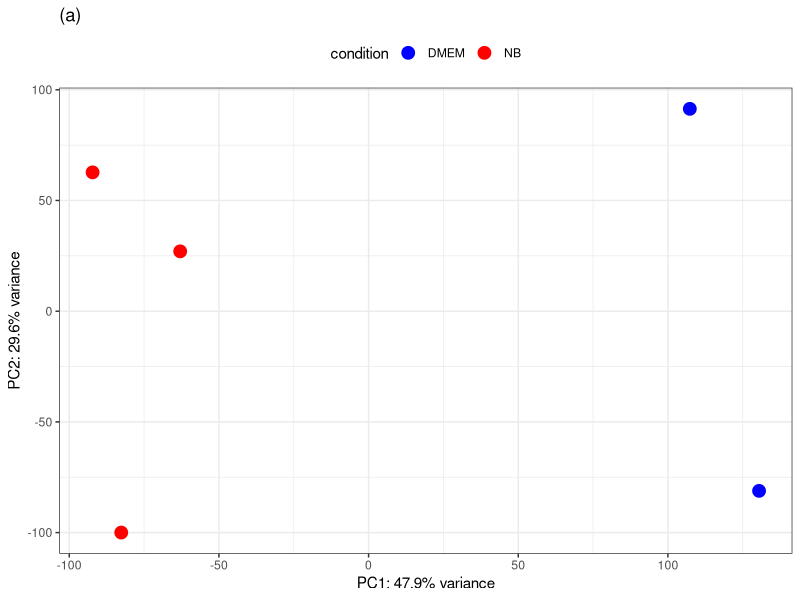
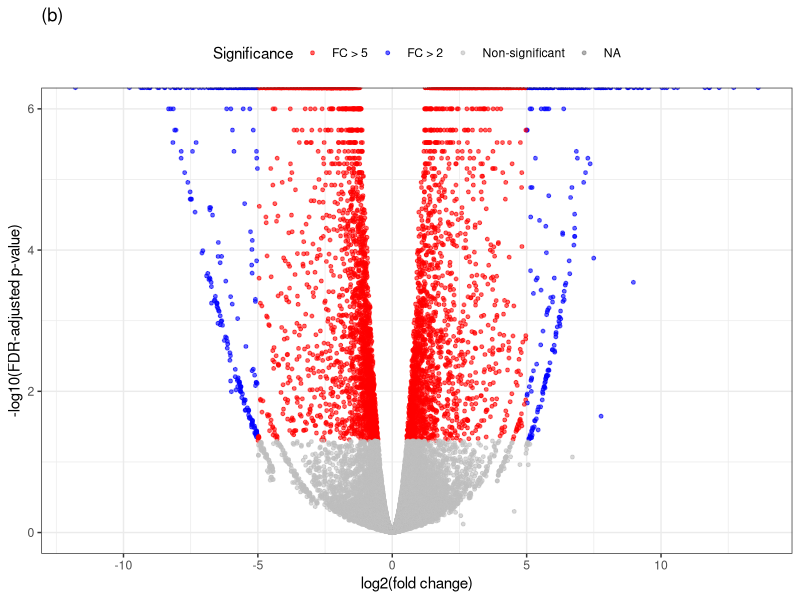
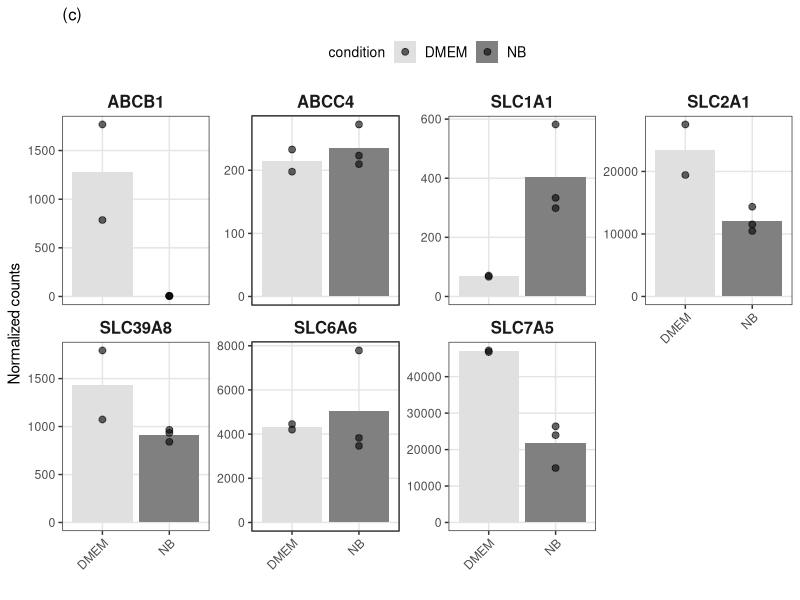

Here is the R script that generated these plots, in order: (Note: this script raises an error after producing the figures.)
# Load required libraries
library(ggplot2)
library(gridExtra)
library(dplyr)
library(tidyr)

#####################################################################
# Load Results from CSV files
#####################################################################

# Load the complete differential expression results
diff_expr <- read.csv("./data/differential_expression_results.csv", row.names=1)

# Load normalized counts and sample information
norm_counts <- read.csv("./data/normalized_counts.csv", row.names=1)
sample_info <- read.csv("./data/sample_info.csv", row.names=1)

# Clean up sample names in normalized counts
colnames(norm_counts) <- gsub("^X", "", colnames(norm_counts))
colnames(norm_counts) <- gsub("\\.", "-", colnames(norm_counts))

# Remove failed sample if present
if("3373-EN-12" %in% colnames(norm_counts)) {
    norm_counts <- norm_counts[, !colnames(norm_counts) %in% "3373-EN-12"]
}
if("3373-EN-12" %in% rownames(sample_info)) {
    sample_info <- sample_info[!rownames(sample_info) %in% "3373-EN-12", ]
}

#####################################################################
# Create PCA Plot (Panel a)
#####################################################################

# Perform PCA on normalized counts
pca_result <- prcomp(t(log2(norm_counts + 1)), scale=TRUE)
pca_data <- data.frame(
    PC1 = pca_result$x[,1],
    PC2 = pca_result$x[,2],
    condition = sample_info$condition
)

# Calculate variance
var_explained <- (pca_result$sdev^2 / sum(pca_result$sdev^2)) * 100

# Create PCA plot
pca_plot <- ggplot(pca_data, aes(x=PC1, y=PC2, color=condition)) +
    geom_point(size=4) +
    xlab(sprintf("PC1: %.1f%% variance", var_explained[1])) +
    ylab(sprintf("PC2: %.1f%% variance", var_explained[2])) +
    theme_bw() +
    scale_color_manual(values=c("DMEM"="blue", "NB"="red")) +
    theme(legend.position="top") +
    ggtitle("(a)")

#####################################################################
# Create Volcano Plot (Panel b)
#####################################################################

# Create volcano plot from differential expression results
volcano_plot <- ggplot(diff_expr, aes(x=log2FoldChange, y=-log10(padj))) +
    geom_point(aes(color=ifelse(padj < 0.05,
                               ifelse(abs(log2FoldChange) > 5,
                                      "FC > 5",
                                      "FC > 2"),
                               "Non-significant")),
               alpha=0.6, size=1) +
    scale_color_manual(values=c("red", "blue", "grey"),
                      name="Significance",
                      labels=c("FC > 5", "FC > 2", "Non-significant")) +
    theme_bw() +
    xlab("log2(fold change)") +
    ylab("-log10(FDR-adjusted p-value)") +
    theme(legend.position="top") +
    ggtitle("(b)")

#####################################################################
# Create Transporter Expression Bar Plots (Panel c)
#####################################################################

# List of transporters to analyze
transporters <- c("ABCB1", "ABCC4", "SLC1A1", "SLC2A1", 
                 "SLC6A6", "SLC7A5", "SLC39A8")

# Get normalized counts for transporters
transporter_data <- diff_expr %>%
    mutate(ensembl_id = rownames(diff_expr)) %>%
    filter(gene_symbol %in% transporters) %>%
    left_join(
        as.data.frame(norm_counts) %>%
            mutate(ensembl_id = rownames(norm_counts)) %>%
            pivot_longer(-ensembl_id,
                        names_to = "sample",
                        values_to = "count"),
        by = "ensembl_id"
    ) %>%
    left_join(
        data.frame(
            sample = rownames(sample_info),
            condition = sample_info$condition,
            stringsAsFactors = FALSE
        ),
        by = "sample"
    )

# Create bar plot for each transporter with mean ± SD
transporter_plot <- ggplot(transporter_data, 
                          aes(x=condition, y=count, fill=condition)) +
    # Bar for mean value
    stat_summary(fun = mean, geom = "bar", position = position_dodge(width = 0.9)) +
    # Error bars for mean ± standard deviation
    stat_summary(fun.data = mean_sdl, 
                geom = "errorbar", 
                position = position_dodge(width = 0.9), 
                width = 0.2) +
    # Individual data points
    geom_point(position = position_dodge(width = 0.9), 
               size = 2, 
               alpha = 0.6) +
    facet_wrap(~gene_symbol, scales="free_y", ncol=4) +
    scale_fill_manual(values=c("DMEM"="#E0E0E0", "NB"="#808080")) + # Lighter grey colors
    theme_bw() +
    theme(
        axis.text.x = element_text(angle=45, hjust=1),
        strip.background = element_blank(),
        strip.text = element_text(size=12, face="bold"),
        panel.grid.major = element_line(color = "grey90"),
        panel.grid.minor = element_blank(),
        plot.title = element_text(hjust = 0, size = 12),
        legend.title = element_text(size=10),
        legend.text = element_text(size=10),
        legend.position = "top"
    ) +
    ylab("Normalized counts") +
    xlab("") +
    ggtitle("(c)")

# Add debugging print for final data
print("Structure of transporter_data:")
print(str(transporter_data))
print("Unique conditions in transporter_data:")
print(unique(transporter_data$condition))

#####################################################################
# Combine and Save Plots
#####################################################################

# Save individual plots
ggsave("./data/plots/pca_plot.png", pca_plot, width=6, height=5, dpi=300)
ggsave("./data/plots/volcano_plot.png", volcano_plot, width=6, height=5, dpi=300)
ggsave("./data/plots/transporter_plot.png", transporter_plot, width=12, height=8, dpi=300)

# Combine all plots into one figure
combined_plot <- grid.arrange(
    pca_plot, volcano_plot, transporter_plot,
    layout_matrix = rbind(c(1,2), c(3,3)),
    heights = c(1, 1.5),
    top = textGrob("Basal media alters the transcriptome and transporter activity in CC3-derived brain microvascular endothelial cell-like cells",
                  gp = gpar(fontsize = 12))
)

ggsave("./data/plots/combined_plot.png", combined_plot, width=12, height=10, dpi=300)

# Print summary statistics for transporters
transporter_stats <- transporter_data %>%
    group_by(gene_symbol, condition) %>%
    summarise(
        Mean = mean(count),
        SD = sd(count),
        N = n(),
        .groups = "drop"
    )
print(transporter_stats) 